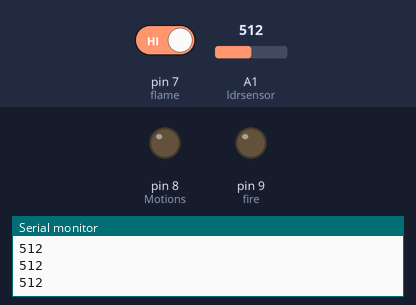
The sketch below on a simulated Arduino Uno, built with avr-gcc and run on an emulated ATmega328P. On the bench: output pins drawn as LEDs (lit = HIGH), the last lines printed to the serial monitor. The inputs (shaded band) are chosen by the test bench; at power-on: pin 7 (flame) HIGH, A1 (ldrsensor) = 512. The modem accepts every AT command (registered, SIM ready, sends succeed) and sends nothing else.

Above: at 8.2 s.
8.3 s: pin 7 (flame) driven LOW
At 9.1 s:
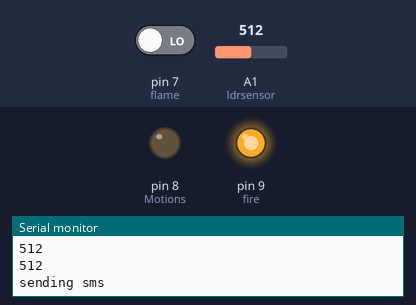
Timing chart, 0 to 11.3 s (numbered marks = the images above; inputs shaded):
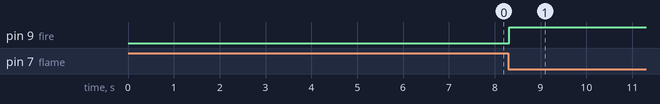

The sketch:

final_v2.ino
```cpp
#include <Wire.h>
#include <SoftwareSerial.h>
SoftwareSerial sim(10, 11); //SIM800L Tx & Rx is connected to Arduino #10 & #11


String number1 = "+94xxxxxxxxx"; // +94 is the country code & add Emergency Department number
String number2 = "+94xxxxxxxxx"; // +94 is the country code & add fire Emergency Department number
int pirsensor = 6; // PIR is connected with the digital pin 6 of the Arduino
int ldrsensor = A1; // LDR is connected with the analog pin A1 of the Arduino
int flame = 7; //flame sensor is connected with the digital pin 7 of the Arduino
int data = 0;
int Motions = 8; //LED attach digital pin 8
int fire =9; //LED attach digital pin 9
void setup() {
  Serial.begin(9600);
  Serial.println("Wait few seconds...");
  delay(5000);
  Serial.println("System Started..");
  sim.begin(9600);
  delay(1000);
  pinMode(pirsensor, INPUT);
  pinMode(ldrsensor, INPUT);
  pinMode(flame, INPUT);
  pinMode(Motions, OUTPUT);
   pinMode(fire, OUTPUT);
  delay(1000);
}

void loop() {

  data = analogRead(ldrsensor);
  Serial.println(data);


  if ( digitalRead(flame) == LOW)
  {
    Serial.println("sending sms");

    digitalWrite(fire, HIGH);


    // send a message to the Emergency Department.
    SendMessage2();
    Serial.println("message sent.");
    delay(15000);

     digitalWrite(fire, LOW);

  }

  else if ( data < 120)  // changing value "120" using Serial moniter data
  {

    if ( digitalRead(pirsensor) == HIGH)
    {
      Serial.println("sending sms");

    digitalWrite(Motions, HIGH);

      // send a message to the Emergency Department.
      SendMessage1();
      Serial.println("message sent.");
      delay(30000);


    }
    if (sim.available() > 0)
      Serial.write(sim.read());

  }

 digitalWrite(Motions, LOW);
}

void SendMessage1()
{
  sim.println("AT+CMGF=1");
  delay(1000);
  sim.println("AT+CMGS=\"" + number1 + "\"\r");
  delay(1000);
  String SMS = "Detected Presence of Movement";
  sim.println(SMS);
  delay(100);
  sim.println((char)26);
  delay(1000);
}

void SendMessage2()
{
  sim.println("AT+CMGF=1");
  delay(1000);
  sim.println("AT+CMGS=\"" + number2 + "\"\r");
  delay(1000);
  String SMS = "Detected flame";
  sim.println(SMS);
  delay(100);
  sim.println((char)26);
  delay(1000);
}
```

Measured:
- after the input at 8.3 s, pin 9 (fire): LOW → HIGH at once
